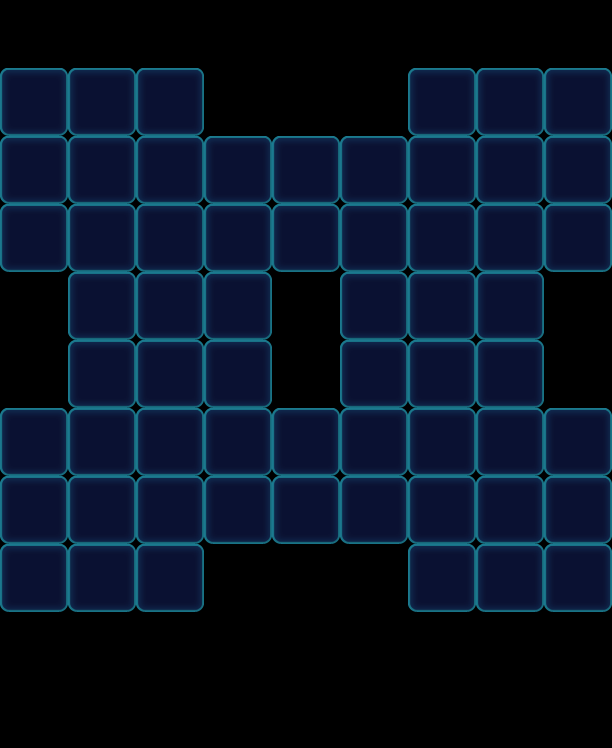

The image is a tile-based game level rendered from a .tmx file. Its description and source (layers, tilesets, objects; grid data summarised) follow:
An orthogonal 9x11 tile map with 68x68 px tiles, 1 tile layer (Valid), 2 tilesets and 93 objects (60x Floor, 24x Stone, 9x Factory_Normal).

<map version="1.0" orientation="orthogonal" width="9" height="11" tilewidth="68" tileheight="68">
 <tileset firstgid="1" name="game_grid1" tilewidth="68" tileheight="68">
  <image source="game_grid1.png" width="68" height="68" />
 </tileset>
 <tileset firstgid="2" name="map" tilewidth="68" tileheight="68">
  <image source="map.png" width="1024" height="1024" />
 </tileset>
 <layer name="Valid" width="9" height="11">
  <data>[99 cells, 60 non-empty, 1 distinct tile ids]</data>
 </layer>
 <objectgroup name="BottomObj" width="9" height="11">
  <object type="Floor" gid="33" x="0" y="136">
   <properties>
    <property name="Layers" value="2" />
   </properties>
  </object>
  <object type="Floor" gid="33" x="68" y="136">
   <properties>
    <property name="Layers" value="2" />
   </properties>
  </object>
  <object type="Floor" gid="33" x="136" y="136">
   <properties>
    <property name="Layers" value="2" />
   </properties>
  </object>
  <object type="Floor" gid="33" x="476" y="136">
   <properties>
    <property name="Layers" value="2" />
   </properties>
  </object>
  <object type="Floor" gid="33" x="544" y="136">
   <properties>
    <property name="Layers" value="2" />
   </properties>
  </object>
  <object type="Floor" gid="33" x="408" y="136">
   <properties>
    <property name="Layers" value="2" />
   </properties>
  </object>
  <object type="Floor" gid="33" x="544" y="204">
   <properties>
    <property name="Layers" value="2" />
   </properties>
  </object>
  <object type="Floor" gid="33" x="408" y="204">
   <properties>
    <property name="Layers" value="2" />
   </properties>
  </object>
  <object type="Floor" gid="33" x="0" y="204">
   <properties>
    <property name="Layers" value="2" />
   </properties>
  </object>
  <object type="Floor" gid="33" x="136" y="204">
   <properties>
    <property name="Layers" value="2" />
   </properties>
  </object>
  <object type="Floor" gid="33" x="68" y="204">
   <properties>
    <property name="Layers" value="2" />
   </properties>
  </object>
  <object type="Floor" gid="33" x="476" y="204">
   <properties>
    <property name="Layers" value="2" />
   </properties>
  </object>
  <object type="Floor" gid="33" x="68" y="408">
   <properties>
    <property name="Layers" value="2" />
   </properties>
  </object>
  <object type="Floor" gid="33" x="340" y="476">
   <properties>
    <property name="Layers" value="2" />
   </properties>
  </object>
  <object type="Floor" gid="33" x="68" y="340">
   <properties>
    <property name="Layers" value="2" />
   </properties>
  </object>
  <object type="Floor" gid="33" x="408" y="476">
   <properties>
    <property name="Layers" value="2" />
   </properties>
  </object>
  <object type="Floor" gid="33" x="476" y="340">
   <properties>
    <property name="Layers" value="2" />
   </properties>
  </object>
  <object type="Floor" gid="33" x="476" y="408">
   <properties>
    <property name="Layers" value="2" />
   </properties>
  </object>
  <object type="Floor" gid="33" x="136" y="340">
   <properties>
    <property name="Layers" value="2" />
   </properties>
  </object>
  <object type="Floor" gid="33" x="408" y="408">
   <properties>
    <property name="Layers" value="2" />
   </properties>
  </object>
  <object type="Floor" gid="33" x="476" y="476">
   <properties>
    <property name="Layers" value="2" />
   </properties>
  </object>
  <object type="Floor" gid="33" x="340" y="408">
   <properties>
    <property name="Layers" value="2" />
   </properties>
  </object>
  <object type="Floor" gid="33" x="136" y="408">
   <properties>
    <property name="Layers" value="2" />
   </properties>
  </object>
  <object type="Floor" gid="33" x="408" y="340">
   <properties>
    <property name="Layers" value="2" />
   </properties>
  </object>
  <object type="Floor" gid="33" x="204" y="408">
   <properties>
    <property name="Layers" value="2" />
   </properties>
  </object>
  <object type="Floor" gid="33" x="136" y="476">
   <properties>
    <property name="Layers" value="2" />
   </properties>
  </object>
  <object type="Floor" gid="33" x="340" y="340">
   <properties>
    <property name="Layers" value="2" />
   </properties>
  </object>
  <object type="Floor" gid="33" x="68" y="476">
   <properties>
    <property name="Layers" value="2" />
   </properties>
  </object>
  <object type="Floor" gid="33" x="204" y="340">
   <properties>
    <property name="Layers" value="2" />
   </properties>
  </object>
  <object type="Floor" gid="33" x="68" y="272">
   <properties>
    <property name="Layers" value="2" />
   </properties>
  </object>
  <object type="Floor" gid="33" x="136" y="272">
   <properties>
    <property name="Layers" value="2" />
   </properties>
  </object>
  <object type="Floor" gid="33" x="0" y="272">
   <properties>
    <property name="Layers" value="2" />
   </properties>
  </object>
  <object type="Floor" gid="33" x="476" y="272">
   <properties>
    <property name="Layers" value="2" />
   </properties>
  </object>
  <object type="Floor" gid="33" x="544" y="272">
   <properties>
    <property name="Layers" value="2" />
   </properties>
  </object>
  <object type="Floor" gid="33" x="408" y="272">
   <properties>
    <property name="Layers" value="2" />
   </properties>
  </object>
  <object type="Floor" gid="33" x="272" y="204">
   <properties>
    <property name="Layers" value="2" />
   </properties>
  </object>
  <object type="Floor" gid="33" x="340" y="204">
   <properties>
    <property name="Layers" value="2" />
   </properties>
  </object>
  <object type="Floor" gid="33" x="204" y="204">
   <properties>
    <property name="Layers" value="2" />
   </properties>
  </object>
  <object type="Floor" gid="33" x="272" y="272">
   <properties>
    <property name="Layers" value="2" />
   </properties>
  </object>
  <object type="Floor" gid="33" x="340" y="272">
   <properties>
    <property name="Layers" value="2" />
   </properties>
  </object>
  <object type="Floor" gid="33" x="204" y="272">
   <properties>
    <property name="Layers" value="2" />
   </properties>
  </object>
  <object type="Floor" gid="33" x="136" y="544">
   <properties>
    <property name="Layers" value="2" />
   </properties>
  </object>
  <object type="Floor" gid="33" x="68" y="612">
   <properties>
    <property name="Layers" value="2" />
   </properties>
  </object>
  <object type="Floor" gid="33" x="68" y="544">
   <properties>
    <property name="Layers" value="2" />
   </properties>
  </object>
  <object type="Floor" gid="33" x="0" y="544">
   <properties>
    <property name="Layers" value="2" />
   </properties>
  </object>
  <object type="Floor" gid="33" x="0" y="612">
   <properties>
    <property name="Layers" value="2" />
   </properties>
  </object>
  <object type="Floor" gid="33" x="0" y="476">
   <properties>
    <property name="Layers" value="2" />
   </properties>
  </object>
  <object type="Floor" gid="33" x="204" y="476">
   <properties>
    <property name="Layers" value="2" />
   </properties>
  </object>
  <object type="Floor" gid="33" x="204" y="544">
   <properties>
    <property name="Layers" value="2" />
   </properties>
  </object>
  <object type="Floor" gid="33" x="136" y="612">
   <properties>
    <property name="Layers" value="2" />
   </properties>
  </object>
  <object type="Floor" gid="33" x="272" y="476">
   <properties>
    <property name="Layers" value="2" />
   </properties>
  </object>
  <object type="Floor" gid="33" x="272" y="544">
   <properties>
    <property name="Layers" value="2" />
   </properties>
  </object>
  <object type="Floor" gid="33" x="544" y="476">
   <properties>
    <property name="Layers" value="2" />
   </properties>
  </object>
  </objectgroup>
 <objectgroup name="MiddleObj" width="9" height="11" />
 <objectgroup color="#000000" name="TopObj" width="9" height="11">
  <!-- 33 objects omitted --></objectgroup>
</map>
<!-- 40 of 93 objects omitted -->
